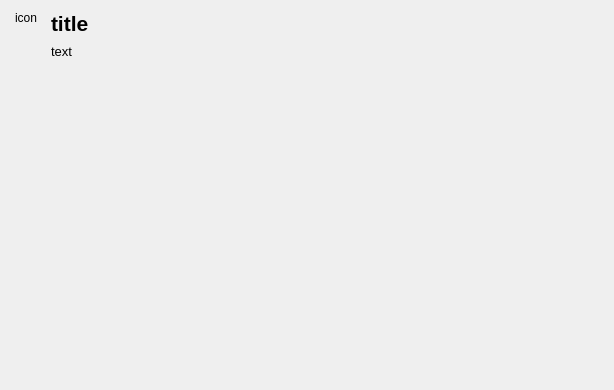
<?xml version="1.0" encoding="UTF-8"?>
<ui version="4.0">
 <class>messageBox</class>
 <widget class="QDialog" name="messageBox">
  <property name="geometry">
   <rect>
    <x>0</x>
    <y>0</y>
    <width>614</width>
    <height>390</height>
   </rect>
  </property>
  <property name="font">
   <font>
    <pointsize>9</pointsize>
   </font>
  </property>
  <property name="windowTitle">
   <string>消息框</string>
  </property>
  <layout class="QGridLayout" name="gridLayout_2">
   <item row="0" column="0">
    <layout class="QGridLayout" name="gridLayout" columnstretch="0,1">
     <property name="horizontalSpacing">
      <number>10</number>
     </property>
     <item row="0" column="0">
      <layout class="QVBoxLayout" name="verticalLayout" stretch="0,1">
       <item>
        <widget class="QLabel" name="messageBoxIcon">
         <property name="minimumSize">
          <size>
           <width>30</width>
           <height>0</height>
          </size>
         </property>
         <property name="text">
          <string>icon</string>
         </property>
         <property name="alignment">
          <set>Qt::AlignCenter</set>
         </property>
        </widget>
       </item>
       <item>
        <spacer name="verticalSpacer">
         <property name="orientation">
          <enum>Qt::Vertical</enum>
         </property>
         <property name="sizeType">
          <enum>QSizePolicy::Expanding</enum>
         </property>
         <property name="sizeHint" stdset="0">
          <size>
           <width>20</width>
           <height>40</height>
          </size>
         </property>
        </spacer>
       </item>
      </layout>
     </item>
     <item row="0" column="1">
      <layout class="QVBoxLayout" name="verticalLayout_2" stretch="0,1,0">
       <property name="spacing">
        <number>8</number>
       </property>
       <item>
        <widget class="QLabel" name="messageBoxTitle">
         <property name="font">
          <font>
           <pointsize>16</pointsize>
           <bold>true</bold>
          </font>
         </property>
         <property name="text">
          <string>title</string>
         </property>
         <property name="wordWrap">
          <bool>true</bool>
         </property>
         <property name="textInteractionFlags">
          <set>Qt::TextBrowserInteraction</set>
         </property>
        </widget>
       </item>
       <item>
        <widget class="QLabel" name="messageBoxText">
         <property name="font">
          <font>
           <pointsize>10</pointsize>
          </font>
         </property>
         <property name="text">
          <string>text</string>
         </property>
         <property name="alignment">
          <set>Qt::AlignLeading|Qt::AlignLeft|Qt::AlignTop</set>
         </property>
         <property name="wordWrap">
          <bool>true</bool>
         </property>
         <property name="textInteractionFlags">
          <set>Qt::TextBrowserInteraction</set>
         </property>
        </widget>
       </item>
       <item>
        <spacer name="verticalSpacer_2">
         <property name="orientation">
          <enum>Qt::Vertical</enum>
         </property>
         <property name="sizeType">
          <enum>QSizePolicy::Fixed</enum>
         </property>
         <property name="sizeHint" stdset="0">
          <size>
           <width>5</width>
           <height>7</height>
          </size>
         </property>
        </spacer>
       </item>
      </layout>
     </item>
    </layout>
   </item>
   <item row="1" column="0">
    <widget class="QWidget" name="messageBoxButtons" native="true"/>
   </item>
  </layout>
 </widget>
 <resources/>
 <connections/>
</ui>
